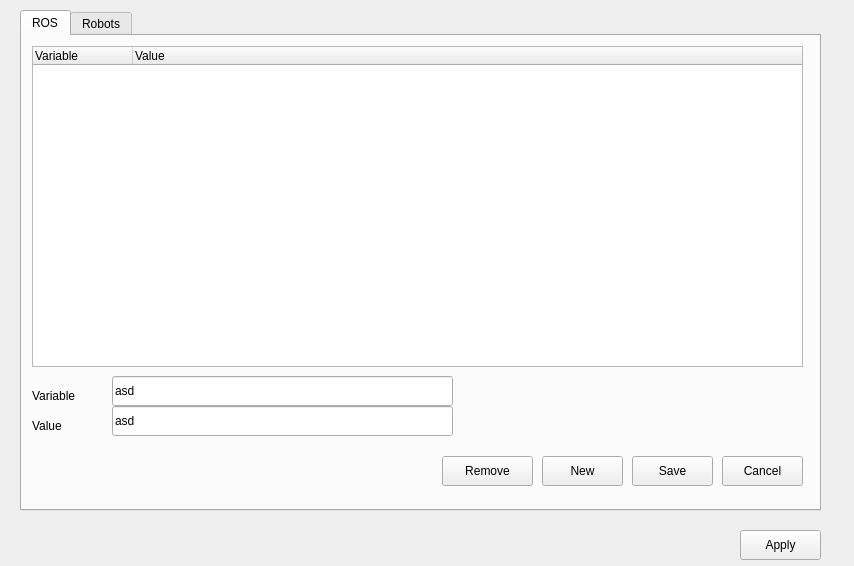
<?xml version="1.0" encoding="UTF-8"?>
<ui version="4.0">
 <class>TopicWidget</class>
 <widget class="QWidget" name="TopicWidget">
  <property name="geometry">
   <rect>
    <x>0</x>
    <y>0</y>
    <width>854</width>
    <height>566</height>
   </rect>
  </property>
  <property name="windowTitle">
   <string>Form</string>
  </property>
  <widget class="QTabWidget" name="tabWidget">
   <property name="geometry">
    <rect>
     <x>20</x>
     <y>10</y>
     <width>801</width>
     <height>501</height>
    </rect>
   </property>
   <property name="currentIndex">
    <number>0</number>
   </property>
   <widget class="QWidget" name="tabRos">
    <attribute name="title">
     <string>ROS</string>
    </attribute>
    <widget class="QWidget" name="verticalLayoutWidget">
     <property name="geometry">
      <rect>
       <x>10</x>
       <y>10</y>
       <width>771</width>
       <height>321</height>
      </rect>
     </property>
     <layout class="QVBoxLayout" name="verticalLayout">
      <item>
       <widget class="QTreeWidget" name="env_ros_tree_widget">
        <column>
         <property name="text">
          <string>Variable</string>
         </property>
        </column>
        <column>
         <property name="text">
          <string>Value</string>
         </property>
        </column>
       </widget>
      </item>
     </layout>
    </widget>
    <widget class="QPushButton" name="btnRemoveRos">
     <property name="geometry">
      <rect>
       <x>420</x>
       <y>420</y>
       <width>91</width>
       <height>30</height>
      </rect>
     </property>
     <property name="text">
      <string>Remove</string>
     </property>
    </widget>
    <widget class="QPushButton" name="btnSaveRos">
     <property name="geometry">
      <rect>
       <x>610</x>
       <y>420</y>
       <width>81</width>
       <height>30</height>
      </rect>
     </property>
     <property name="text">
      <string>Save</string>
     </property>
    </widget>
    <widget class="QPushButton" name="btnNewRos">
     <property name="geometry">
      <rect>
       <x>520</x>
       <y>420</y>
       <width>81</width>
       <height>30</height>
      </rect>
     </property>
     <property name="text">
      <string>New</string>
     </property>
    </widget>
    <widget class="QLineEdit" name="txtVariableRos">
     <property name="geometry">
      <rect>
       <x>90</x>
       <y>340</y>
       <width>341</width>
       <height>30</height>
      </rect>
     </property>
     <property name="text">
      <string>asd</string>
     </property>
    </widget>
    <widget class="QLineEdit" name="txtValueRos">
     <property name="geometry">
      <rect>
       <x>90</x>
       <y>370</y>
       <width>341</width>
       <height>30</height>
      </rect>
     </property>
     <property name="text">
      <string>asd</string>
     </property>
    </widget>
    <widget class="QLabel" name="label">
     <property name="geometry">
      <rect>
       <x>10</x>
       <y>350</y>
       <width>75</width>
       <height>20</height>
      </rect>
     </property>
     <property name="text">
      <string>Variable</string>
     </property>
    </widget>
    <widget class="QLabel" name="label_2">
     <property name="geometry">
      <rect>
       <x>10</x>
       <y>380</y>
       <width>75</width>
       <height>20</height>
      </rect>
     </property>
     <property name="text">
      <string>Value</string>
     </property>
    </widget>
    <widget class="QPushButton" name="btnCancelRos">
     <property name="geometry">
      <rect>
       <x>700</x>
       <y>420</y>
       <width>81</width>
       <height>30</height>
      </rect>
     </property>
     <property name="text">
      <string>Cancel</string>
     </property>
    </widget>
   </widget>
   <widget class="QWidget" name="tab_2">
    <attribute name="title">
     <string>Robots</string>
    </attribute>
    <widget class="QWidget" name="verticalLayoutWidget_2">
     <property name="geometry">
      <rect>
       <x>10</x>
       <y>10</y>
       <width>771</width>
       <height>381</height>
      </rect>
     </property>
     <layout class="QVBoxLayout" name="verticalLayout_2">
      <item>
       <widget class="QTreeWidget" name="env_robot_tree_widget">
        <column>
         <property name="text">
          <string>Name</string>
         </property>
        </column>
        <column>
         <property name="text">
          <string>IP</string>
         </property>
        </column>
        <column>
         <property name="text">
          <string>Status</string>
         </property>
        </column>
       </widget>
      </item>
     </layout>
    </widget>
    <widget class="QPushButton" name="btnAddRobot">
     <property name="geometry">
      <rect>
       <x>433</x>
       <y>420</y>
       <width>81</width>
       <height>30</height>
      </rect>
     </property>
     <property name="text">
      <string>Add</string>
     </property>
    </widget>
    <widget class="QPushButton" name="btnSaveRobot">
     <property name="geometry">
      <rect>
       <x>613</x>
       <y>420</y>
       <width>81</width>
       <height>30</height>
      </rect>
     </property>
     <property name="text">
      <string>Save</string>
     </property>
    </widget>
    <widget class="QPushButton" name="btnDetailsRobot">
     <property name="geometry">
      <rect>
       <x>523</x>
       <y>420</y>
       <width>81</width>
       <height>30</height>
      </rect>
     </property>
     <property name="text">
      <string>Details</string>
     </property>
    </widget>
    <widget class="QPushButton" name="btnRemoveRobot">
     <property name="geometry">
      <rect>
       <x>330</x>
       <y>420</y>
       <width>91</width>
       <height>30</height>
      </rect>
     </property>
     <property name="text">
      <string>Remove</string>
     </property>
    </widget>
    <widget class="QPushButton" name="btnCancelRobot">
     <property name="geometry">
      <rect>
       <x>700</x>
       <y>420</y>
       <width>81</width>
       <height>30</height>
      </rect>
     </property>
     <property name="text">
      <string>Cancel</string>
     </property>
    </widget>
   </widget>
  </widget>
  <widget class="QPushButton" name="btnApply">
   <property name="geometry">
    <rect>
     <x>740</x>
     <y>530</y>
     <width>81</width>
     <height>30</height>
    </rect>
   </property>
   <property name="text">
    <string>Apply</string>
   </property>
  </widget>
 </widget>
 <resources/>
 <connections/>
</ui>
